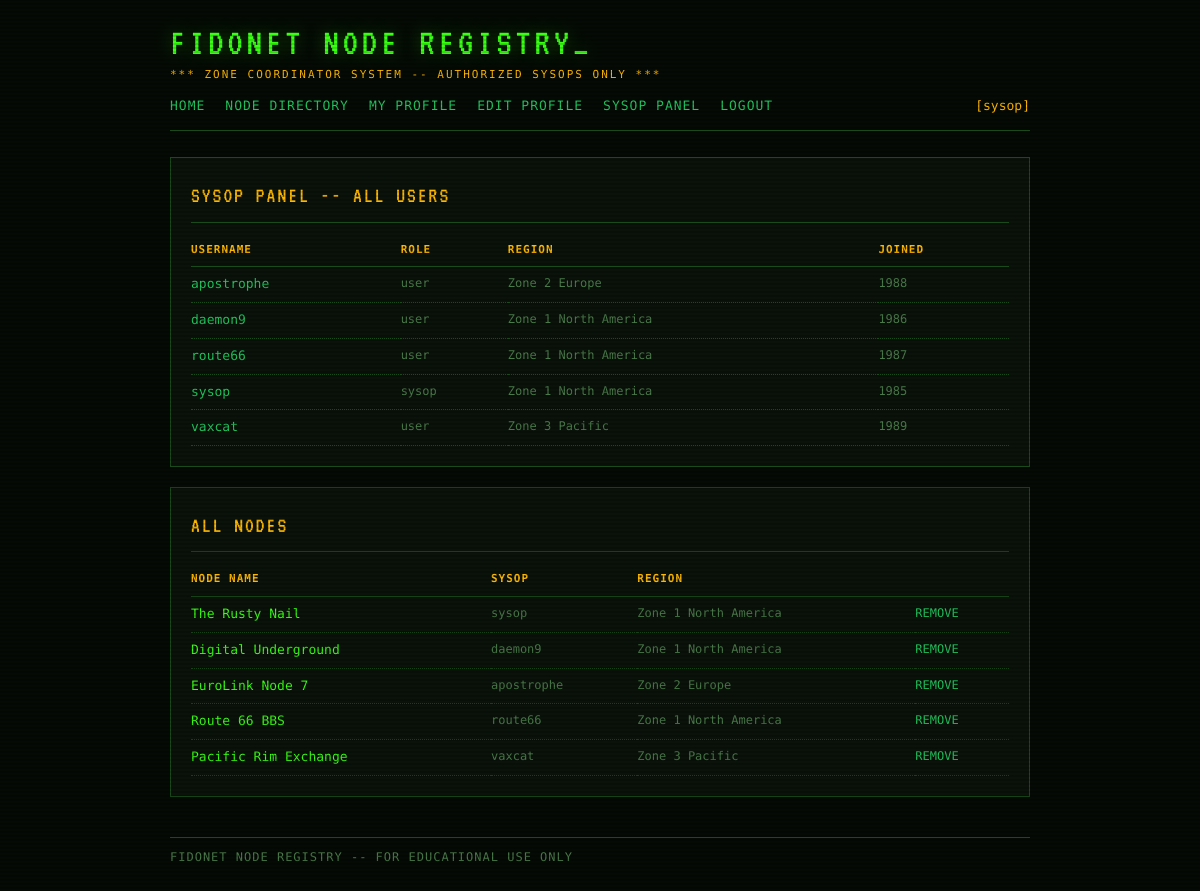
The page /sysop (signed in) on the database as committed earlier.
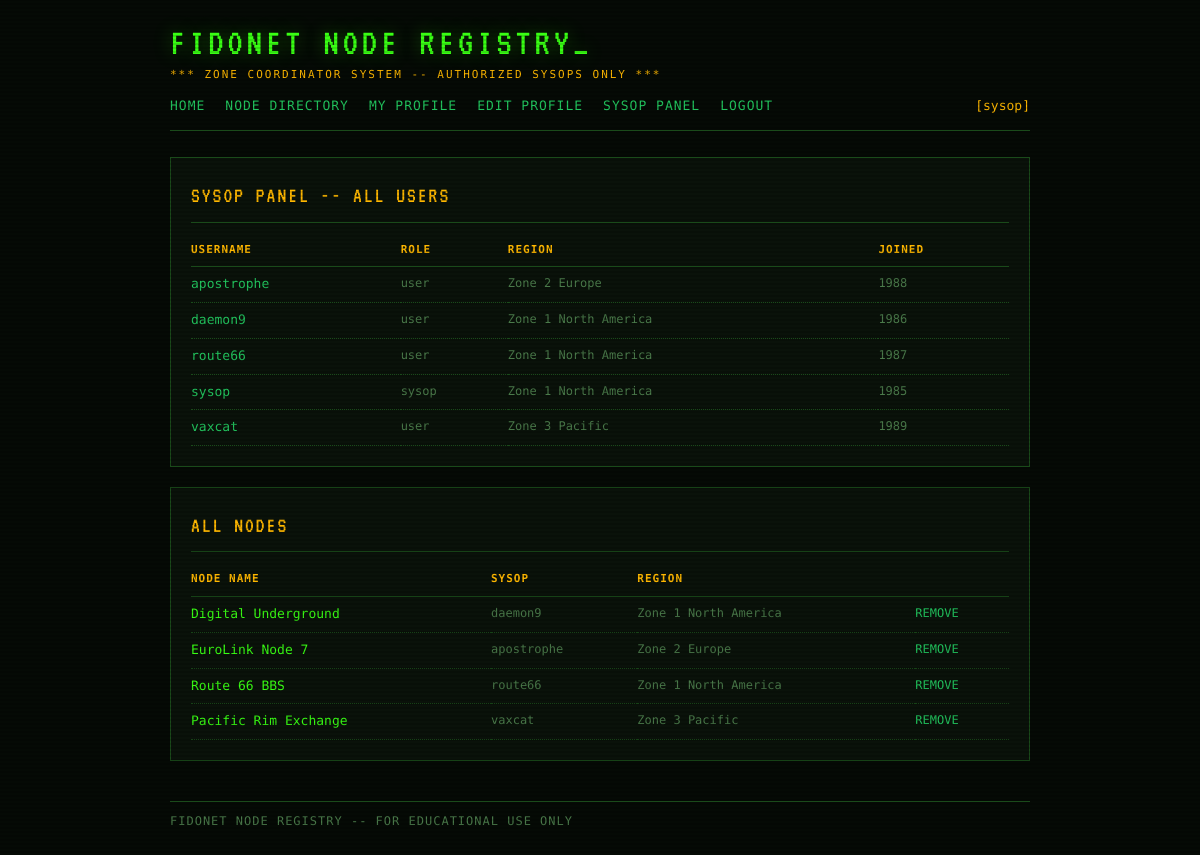
The same page on the database as committed later.
### tables this page shows
CREATE TABLE users (
            id INTEGER PRIMARY KEY AUTOINCREMENT,
            username TEXT UNIQUE NOT NULL,
            password_hash TEXT NOT NULL,
            role TEXT NOT NULL DEFAULT 'user',
            region TEXT,
            joined INTEGER
        );

CREATE TABLE nodes (
            id INTEGER PRIMARY KEY AUTOINCREMENT,
            name TEXT NOT NULL,
            phone TEXT,
            region TEXT,
            description TEXT,
            owner_id INTEGER NOT NULL
        );

### app.py (the view)
@app.route('/sysop')
def sysop():
    current = get_current_user(request)
    if not current:
        return redirect(url_for('login'))
    if current['role'] != 'sysop':
        flash('Access denied.', 'error')
        return redirect(url_for('index'))
    all_users = user_repo.get_all()
    all_nodes = node_repo.get_all()
    return render_template('sysop.html', users=all_users, nodes=all_nodes, current_user=current)

### app.py (called while the page is built)
def get_current_user(req):
    token = req.cookies.get('bbs_token')
    if not token:
        return None
    return sessions.get(token)

    def fetchall(self, query, params=()):
        cursor = self._conn.cursor()
        cursor.execute(query, params)
        return cursor.fetchall()

    def get_all(self):
        return self._db.fetchall("SELECT * FROM users ORDER BY username")

    def get_all(self):
        return self._db.fetchall("""
            SELECT n.*, u.username AS owner_username
            FROM nodes n JOIN users u ON n.owner_id = u.id
            ORDER BY n.id
        """)

### templates/sysop.html
{% extends "base.html" %}
{% block content %}
<div class="panel">
  <div class="panel-title">SYSOP PANEL -- ALL USERS</div>
  <table class="data-table">
    <thead>
      <tr><th>USERNAME</th><th>ROLE</th><th>REGION</th><th>JOINED</th></tr>
    </thead>
    <tbody>
      {% for u in users %}
      <tr>
        <td class="name"><a href="{{ url_for('profile', user_id=u.id) }}">{{ u.username }}</a></td>
        <td class="meta">{{ u.role }}</td>
        <td class="meta">{{ u.region }}</td>
        <td class="meta">{{ u.joined }}</td>
      </tr>
      {% endfor %}
    </tbody>
  </table>
</div>
<div class="panel">
  <div class="panel-title">ALL NODES</div>
  <table class="data-table">
    <thead>
      <tr><th>NODE NAME</th><th>SYSOP</th><th>REGION</th><th></th></tr>
    </thead>
    <tbody>
      {% for node in nodes %}
      <tr>
        <td class="name">{{ node.name }}</td>
        <td class="meta">{{ node.owner_username }}</td>
        <td class="meta">{{ node.region }}</td>
        <td class="meta"><a href="{{ url_for('node_delete', node_id=node.id) }}">REMOVE</a></td>
      </tr>
      {% endfor %}
    </tbody>
  </table>
</div>
{% endblock %}

Rows that differ between the two databases and show on the page:
removed nodes: name "The Rusty Nail", owner_username "sysop", region "Zone 1 North America"
